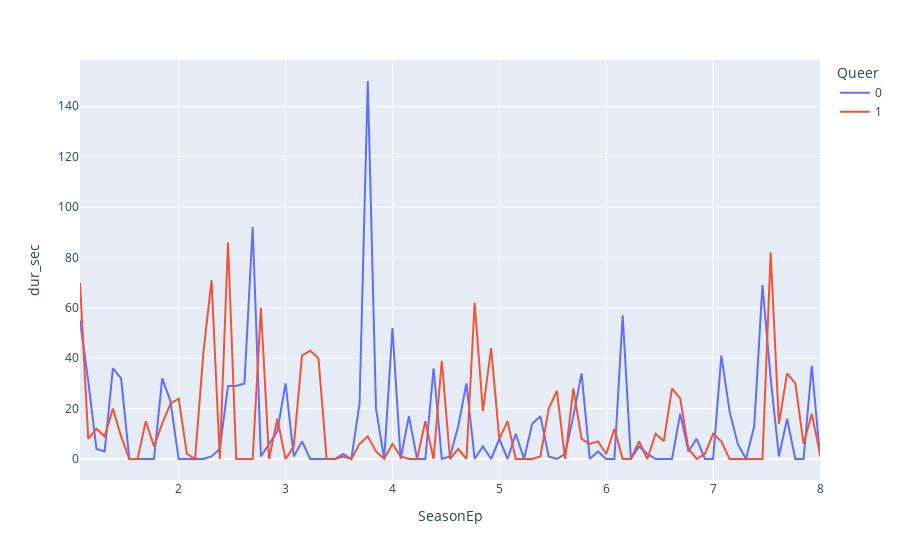

The notebook cell saved with this chart:
### Code cell
import plotly.express as px

# Combined var for season & episode
allepisodes['SeasonEp'] = allepisodes['Season'] + allepisodes['Episode']/13

fig = px.line(allepisodes, x="SeasonEp", y="dur_sec", color="Queer", hover_data=["Season", "Episode", "Title"])
fig.show()

### Figure 1 — Plotly figure (JSON) as saved in the notebook; plotly's stock layout.template omitted (floating-point values rounded to 4 significant figures; data arrays with more than 128 entries replaced by an {"elided": "..."} marker saying what was removed)
{"data": [{"customdata": {"elided": "91x3 mixed values"}, "hovertemplate": "Queer=0<br>SeasonEp=%{x}<br>dur_sec=%{y}<br>Season=%{customdata[0]}<br>Episode=%{customdata[1]}<br>Title=%{customdata[2]}<extra></extra>", "legendgroup": "0", "line": {"color": "#636efa", "dash": "solid"}, "mode": "lines", "name": "0", "orientation": "v", "showlegend": true, "type": "scatter", "x": [1.077, 1.154, 1.231, 1.308, 1.385, 1.462, 1.538, 1.615, 1.692, 1.769, 1.846, 1.923, 2, 2.077, 2.154, 2.231, 2.308, 2.385, 2.462, 2.538, 2.615, 2.692, 2.769, 2.846, 2.923, 3, 3.077, 3.154, 3.231, 3.308, 3.385, 3.462, 3.538, 3.615, 3.692, 3.769, 3.846, 3.923, 4, 4.077, 4.154, 4.231, 4.308, 4.385, 4.462, 4.538, 4.615, 4.692, 4.769, 4.846, 4.923, 5, 5.077, 5.154, 5.231, 5.308, 5.385, 5.462, 5.538, 5.615, 5.692, 5.769, 5.846, 5.923, 6, 6.077, 6.154, 6.231, 6.308, 6.385, 6.462, 6.538, 6.615, 6.692, 6.769, 6.846, 6.923, 7, 7.077, 7.154, 7.231, 7.308, 7.385, 7.462, 7.538, 7.615, 7.692, 7.769, 7.846, 7.923, 8], "xaxis": "x", "y": [55, 31, 4, 3, 36, 32, 0, 0, 0, 0, 32, 23, 0, 0, 0, 0, 1, 4, 29, 29, 30, 92, 1, 6, 11, 30, 1, 7, 0, 0, 0, 0, 2, 0, 22, 150, 20, 0, 52, 0, 17, 0, 0, 36, 0, 1, 13, 30, 0, 5, 0, 8, 0, 10, 0, 14, 17, 1, 0, 2, 17, 34, 0, 3, 0, 0, 57, 0, 5, 2, 0, 0, 0, 18, 3, 8, 0, 0, 41, 19, 6, 0, 13, 69, 32, 1, 16, 0, 0, 37, 1], "yaxis": "y"}, {"customdata": {"elided": "91x3 mixed values"}, "hovertemplate": "Queer=1<br>SeasonEp=%{x}<br>dur_sec=%{y}<br>Season=%{customdata[0]}<br>Episode=%{customdata[1]}<br>Title=%{customdata[2]}<extra></extra>", "legendgroup": "1", "line": {"color": "#EF553B", "dash": "solid"}, "mode": "lines", "name": "1", "orientation": "v", "showlegend": true, "type": "scatter", "x": [1.077, 1.154, 1.231, 1.308, 1.385, 1.462, 1.538, 1.615, 1.692, 1.769, 1.846, 1.923, 2, 2.077, 2.154, 2.231, 2.308, 2.385, 2.462, 2.538, 2.615, 2.692, 2.769, 2.846, 2.923, 3, 3.077, 3.154, 3.231, 3.308, 3.385, 3.462, 3.538, 3.615, 3.692, 3.769, 3.846, 3.923, 4, 4.077, 4.154, 4.231, 4.308, 4.385, 4.462, 4.538, 4.615, 4.692, 4.769, 4.846, 4.923, 5, 5.077, 5.154, 5.231, 5.308, 5.385, 5.462, 5.538, 5.615, 5.692, 5.769, 5.846, 5.923, 6, 6.077, 6.154, 6.231, 6.308, 6.385, 6.462, 6.538, 6.615, 6.692, 6.769, 6.846, 6.923, 7, 7.077, 7.154, 7.231, 7.308, 7.385, 7.462, 7.538, 7.615, 7.692, 7.769, 7.846, 7.923, 8], "xaxis": "x", "y": [70, 8, 12, 9, 20, 9, 0, 0, 15, 5, 14, 22, 24, 2, 0, 42, 71, 0, 86, 0, 0, 0, 60, 0, 16, 0, 5, 41, 43, 40, 0, 0, 1, 0, 6, 9, 3, 0, 6, 1, 0, 0, 15, 0, 39, 0, 4, 0, 62, 19, 44, 8, 15, 0, 0, 0, 1, 20, 27, 0, 28, 8, 6, 7, 2, 12, 0, 0, 7, 0, 10, 7, 28, 24, 4, 0, 2, 10, 7, 0, 0, 0, 0, 0, 82, 14, 34, 30, 6, 18, 2], "yaxis": "y"}], "layout": {"legend": {"title": {"text": "Queer"}, "tracegroupgap": 0}, "margin": {"t": 60}, "xaxis": {"anchor": "y", "domain": [0, 1], "title": {"text": "SeasonEp"}}, "yaxis": {"anchor": "x", "domain": [0, 1], "title": {"text": "dur_sec"}}}}
